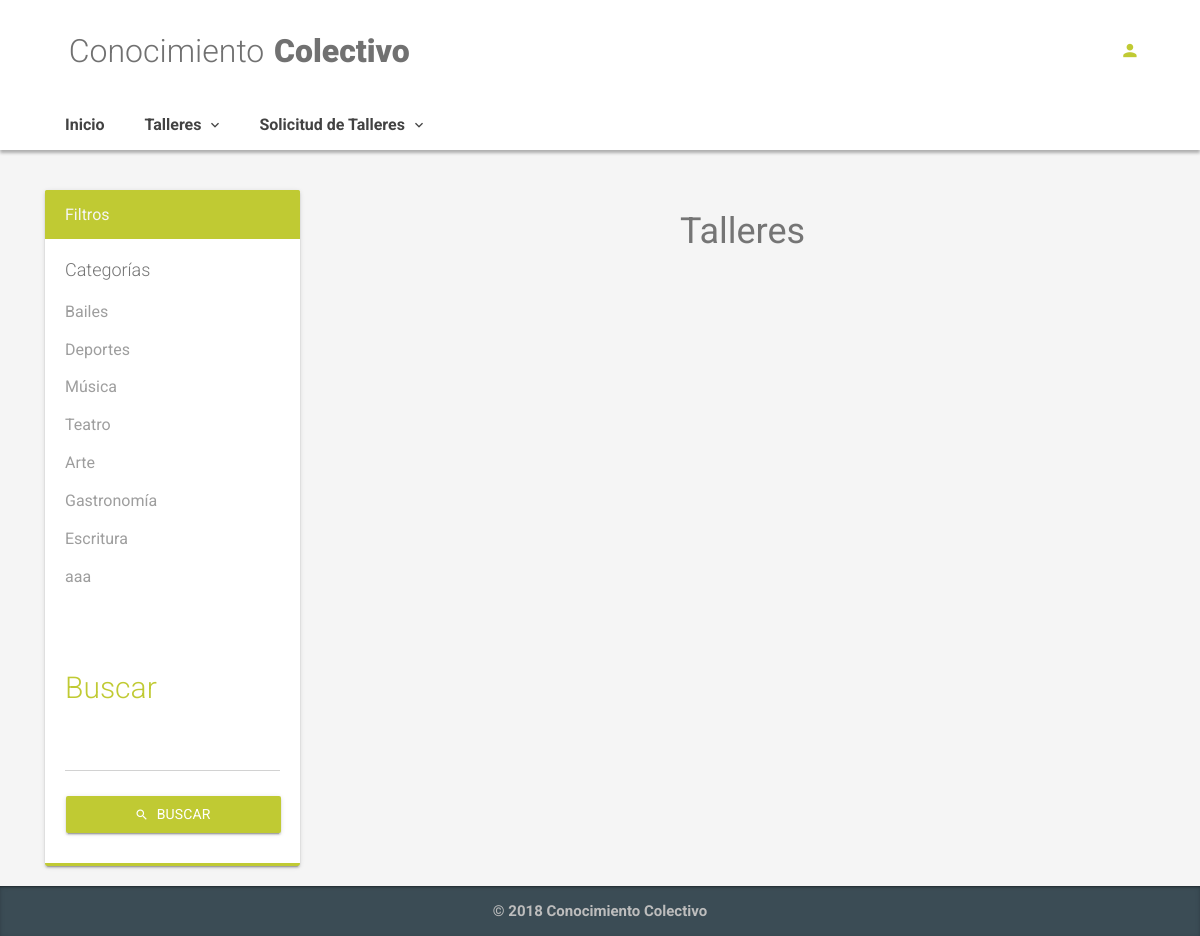
Page /index.php/admin/workshop_list on the earlier database version.
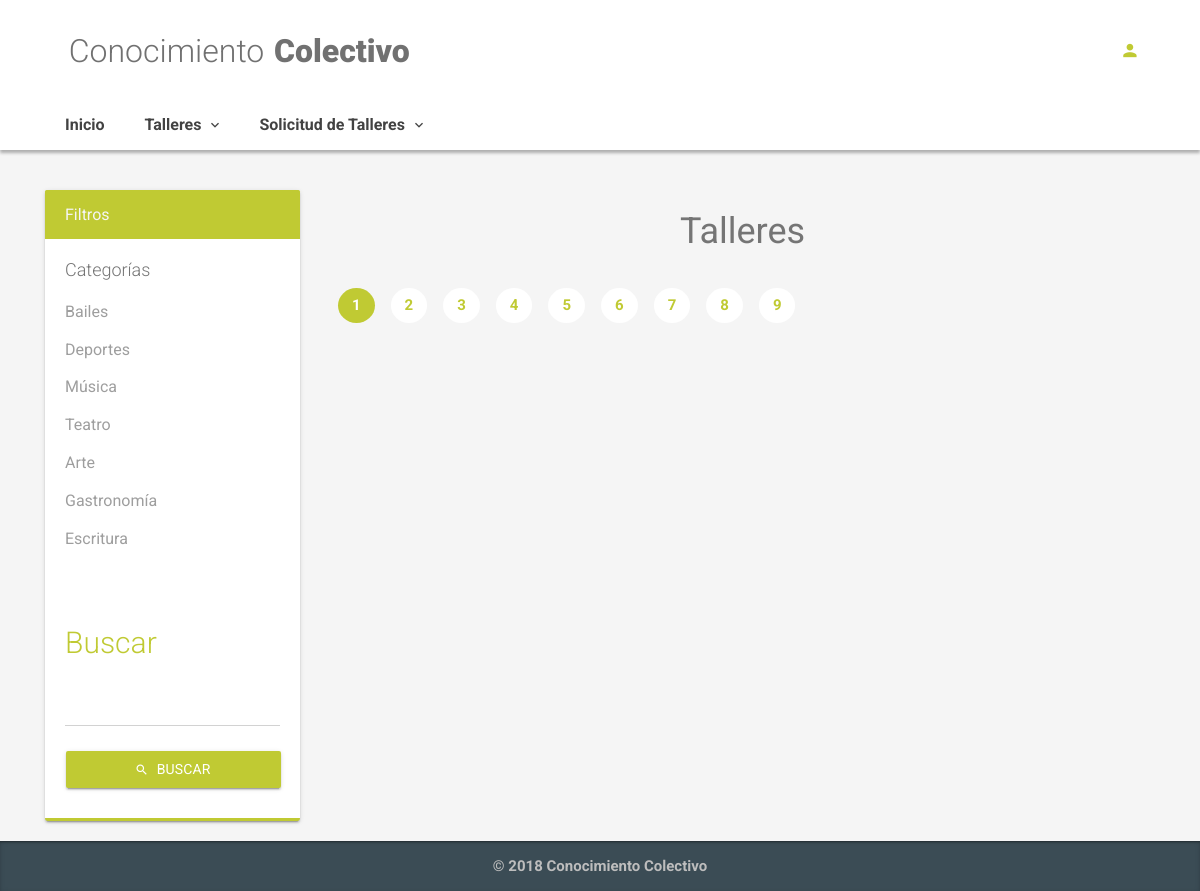
Same page on the later database version.
### tables this page shows
CREATE TABLE `categories` (
  `id` int(11) NOT NULL AUTO_INCREMENT,
  `name` varchar(20) NOT NULL,
  `parent_id` int(11) DEFAULT NULL,
  `removed` enum('Activo','Eliminado') DEFAULT NULL,
  PRIMARY KEY (`id`)
);

### application/controllers/Admin.php (called while the page is built, shortened)
<?php
class Admin extends CI_Controller {
    public function __construct() {
		$this->load->model('admin_model');
	}
	public function workshop_list(){
		$rp = 2;
		$category = (isset($_GET['category']))? $_GET['category']:[];
		$q = (isset($_GET['q']))? $_GET['q']:'';
		$page = (isset($_GET['page']))? $_GET['page']:'1';
		$w_list = $this->admin_model->search_w_by_category_title($page,$category,$q,$rp);
		$num_pages = $this->admin_model->get_w_total_search($category,$q,$rp);
		$catlist = $this->admin_model->get_categories_list();
		$dataView=[
			'page'=>'admin/workshops/list',
			'lists'=>$w_list ,
			'lis'=>$catlist,
			'q'=>$q,
			'category'=>$category,
			'pagination'=>$page,
			'num_pages'=>$num_pages,
		];
		$this->load->view('template/basic',$dataView);
	}
}

### index.php (called while the page is built, shortened)
<?php
require_once BASEPATH.'core/CodeIgniter.php';

### application/models/Admin_model.php (called while the page is built, shortened)
<?php
class Admin_model extends CI_Model {
    public function get_categories_list(){
        $sql = "SELECT
                   id,
                   name
              FROM
                categories;";
                $query = $this->db->query($sql);
                return $query->result_array();
    }
    public function get_sql_w_list($category,$q){
          $sql = "SELECT
              w.id AS w_id,
              w.title,
              w.description,
              DATE_FORMAT(w.start_date,'%d-%m-%Y %l:%i %p') AS start_date,
              DATE_FORMAT(w.final_date,'%d-%m-%Y %l:%i %p') AS final_date,
              w.amount,
              w.removed,
              w.user_id as w_user_id,
              c.id,
              c.name,
              sc.sub_name,
              u.name AS w_user_name,
              u.last_name AS w_user_lastname,
              l.id AS level_id,
              l.level AS level_name
            FROM
              workshops AS w
              INNER JOIN categories AS c
                ON w.`category_id` = c.`id`
                INNER JOIN subcategories AS sc
                ON w.`subcategory_id` = sc.`id`
                  INNER JOIN users AS u
                  ON w.user_id = u.id
                    INNER JOIN level AS l
                    ON w.level_id = l.id
                 ";
      $sql.=" ORDER BY w.id ";
      return $sql;
    }
  public function get_w_total_search($category,$q,$rp){
    $sql = $this->get_sql_w_list($category,$q);
    $query = $this->db->query($sql);
    $total = $query->num_rows();
    return ceil($total/$rp);
  }
}

### application/views/admin/workshops/list.php (the view, shortened to what this page needs)
<div class="container">
    <div class="row">
    <div class="col-lg-3">
  <div class="card card-primary">
    <div class="card-header">
      <h3 class="card-title">Filtros</h3>
    </div>
    <div class="card-body">
      <form class="form-horizontal" id="workshop_form">
        <h4 class="mb-1 no-mt">Categorías</h4>
        <fieldset>
          <?php foreach($lis as $rowc){
            $isselect = (isset($category[$rowc['id']]))? 'checked':'';  ?>
          <div class="form-group no-mt">
            <div class="checkbox">
              <label>
                <input name="category[<?php echo $rowc['id']?>]" value="<?php echo $rowc['id']?>" type="checkbox"> <?php echo $rowc['name']?> </label>
          </div>
         <?php }?>
        </fieldset>
          <h2 class="color-primary">Buscar</h2>
          <div class="form-group">
            <input type="text" name="q" class="form-control"> </div>
            <button type="submit" class="btn btn-primary btn-raised btn-block">
              <i class="zmdi zmdi-search"></i>Buscar</button>
            </form>
    </div>
  </div>
</div>
<div class="col-lg-9">
  <h1 align="center"><strong>Talleres</strong></h1>
        <nav id="workshop_navigate_list" aria-label="Page navigation">
          <ul class="pagination pagination-plain">
            <?php for($page_i = 1;$page_i<=$num_pages && $num_pages>1;$page_i++){?>
            <li class="page-item <?php echo ($page_i==$pagination)? 'active':'';?>">
              <a class="page-link" href="<?php echo $page_i;?>"><?php echo $page_i;?></a>
            </li>
            <?php }?>
          </ul>
        </nav>
</div>
</div>
</div>
</div>

Differences in the rows shown:
removed categories: name "aaa"
Other differences:
new list line: "1"
new list line: "2"
new list line: "3"
new list line: "4"
new list line: "5"
new list line: "6"
new list line: "7"
new list line: "8"
new list line: "9"
